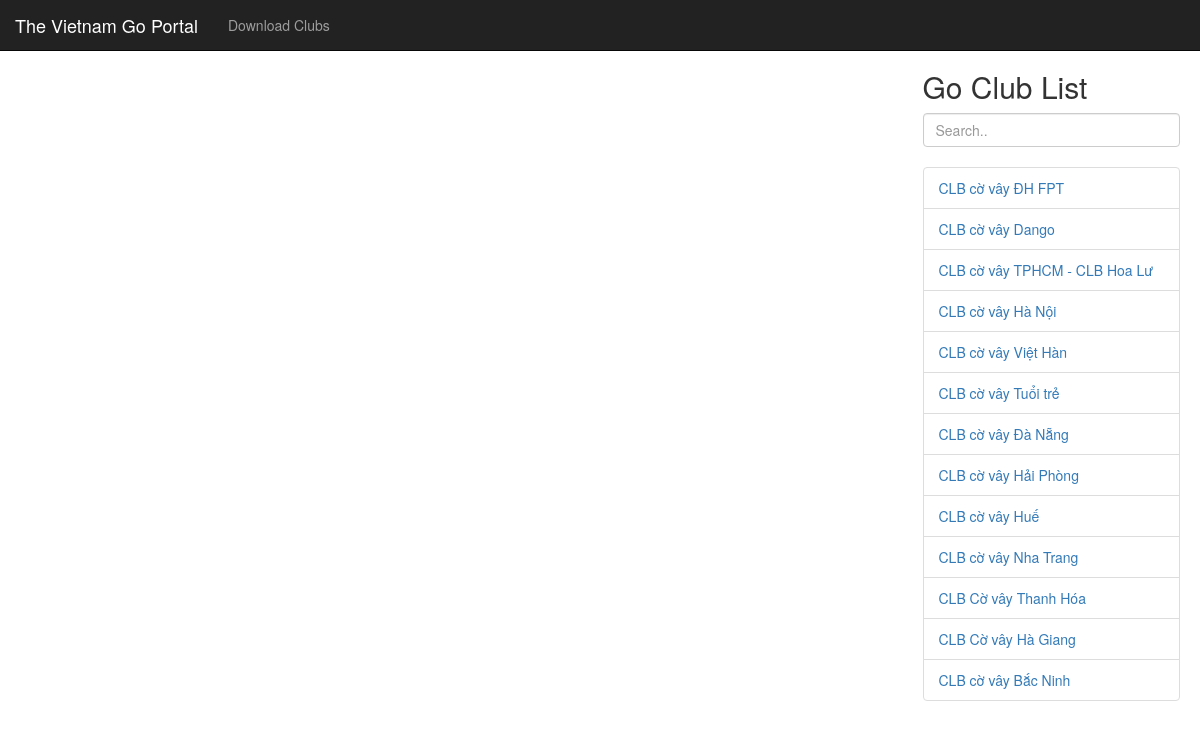
Page /clubs on the committed database.
### app/models/club.py (models this page shows, shortened)
class Club(db.Model):
    id = db.Column(db.Integer, primary_key = True, autoincrement = True)
    name = db.Column(db.String(100), unique = True, nullable = False)
    province = db.Column(db.String(50), unique = False, nullable = False)
    address = db.Column(db.String(500), unique = False, nullable = False)
    contact = db.Column(db.String(120), unique = False, nullable = False)
    lng = db.Column(db.Float, unique = False, nullable = False)
    lat = db.Column(db.Float, unique = False, nullable = False)
    members = db.relationship('Player', lazy = 'select') #, backref=db.backref('members', lazy='joined'))
    def getAll():
        return Club.query.all()
    def dumpHTML(self):
        info = '<strong><a href="/club/'+str(self.id)+'">'+ self.name +'</a></strong>'
        info += '<p>Contact: '+ self.contact +'</p>'
        return info

### app/routes.py (the view)
@app.route("/")
@app.route("/clubs", methods = ["GET"])
def getClubs():
    clubs = Club.getAll()
    datasource = MapboxUtil.toGeoJSON(clubs)
    return render_template('clubs.html', clubs = clubs, datasource = datasource)

### app/utils/map_util.py (called while the page is built)
    def toGeoJSON(clubs):
        features = []
        for club in clubs:
            feature = {
                'type': 'Feature',
                'geometry': {
                    'type': 'Point',
                    'coordinates': [club.lng, club.lat]
                },
                'properties': {
                    'description': club.dumpHTML(),
                    'title': club.name,
                }
            }
            features.append(feature)
        geojson = {
            'type': 'geojson',
            'data': {
                'type': 'FeatureCollection',
                'features': features
            }
        }
        geojson = json.dumps(geojson)
        return geojson

### app/templates/clubs.html (shortened to what this page needs)
{% extends '_master.html' %}
{% block styles %}
{{super()}}
<link href="https://api.mapbox.com/mapbox-gl-js/v1.12.0/mapbox-gl.css" rel="stylesheet" />
{% endblock %}
{% block content %}
{{super()}}
<div class="row">
    <div class="col-sm-9">
        <div id="map" style="width: 100%; height: 800px;" datasource="{{datasource}}"></div>
    </div>
    <div class="col-sm-3" style="margin-top: 50px;">
        <div style="padding-right: 20px;">
            <h2>Go Club List</h2>
            <input class="form-control" id="myInput" type="text" placeholder="Search..">
            <br>
            <ul class="list-group" id="myList">
                {% for club in clubs %}
                <li class="list-group-item">
                    <a onclick="flyToSymbol('{{club.lng}}','{{club.lat}}')">
                        {{club.name}}
                    </a>
                </li>
                {% endfor %}
            </ul>
        </div>
    </div>
</div>
{% endblock %}

### app/templates/_master.html (shortened to what this page needs)
{% extends 'bootstrap/base.html' %}
{% block content %}
<nav class="navbar navbar-inverse navbar-fixed-top">
    <div class="container-fluid">
        <div class="navbar-header">
            <a class="navbar-brand" href="/">The Vietnam Go Portal</a>
        </div>
        <ul class="nav navbar-nav">
            <li><a href="/clubs/download">Download Clubs</a></li>
        </ul>
    </div>
</nav>
{% endblock %}

### rows in the picture
Club: name "CLB cờ vây ĐH FPT"
Club: name "CLB cờ vây Dango"
Club: name "CLB cờ vây TPHCM - CLB Hoa Lư"
Club: name "CLB cờ vây Hà Nội"
Club: name "CLB cờ vây Việt Hàn"
Club: name "CLB cờ vây Tuổi trẻ"
Club: name "CLB cờ vây Đà Nẵng"
Club: name "CLB cờ vây Hải Phòng"
Club: name "CLB cờ vây Huế"
Club: name "CLB cờ vây Nha Trang"
Club: name "CLB Cờ vây Thanh Hóa"
Club: name "CLB Cờ vây Hà Giang"
Club: name "CLB cờ vây Bắc Ninh"
